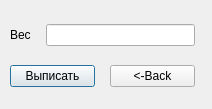
<?xml version="1.0" encoding="UTF-8"?>
<ui version="4.0">
 <class>weight</class>
 <widget class="QDialog" name="weight">
  <property name="geometry">
   <rect>
    <x>0</x>
    <y>0</y>
    <width>212</width>
    <height>109</height>
   </rect>
  </property>
  <property name="windowTitle">
   <string>Выписать по весу</string>
  </property>
  <widget class="QWidget" name="layoutWidget">
   <property name="geometry">
    <rect>
     <x>10</x>
     <y>20</y>
     <width>185</width>
     <height>71</height>
    </rect>
   </property>
   <layout class="QVBoxLayout" name="verticalLayout">
    <property name="spacing">
     <number>15</number>
    </property>
    <item>
     <layout class="QHBoxLayout" name="horizontalLayout_2">
      <item>
       <widget class="QLabel" name="label">
        <property name="text">
         <string>Вес</string>
        </property>
       </widget>
      </item>
      <item>
       <widget class="QLineEdit" name="weight_2"/>
      </item>
     </layout>
    </item>
    <item>
     <layout class="QHBoxLayout" name="horizontalLayout">
      <item>
       <widget class="QPushButton" name="delButton">
        <property name="text">
         <string>Выписать</string>
        </property>
       </widget>
      </item>
      <item>
       <widget class="QPushButton" name="backButton">
        <property name="text">
         <string>&lt;-Back</string>
        </property>
       </widget>
      </item>
     </layout>
    </item>
   </layout>
  </widget>
 </widget>
 <resources/>
 <connections/>
</ui>
